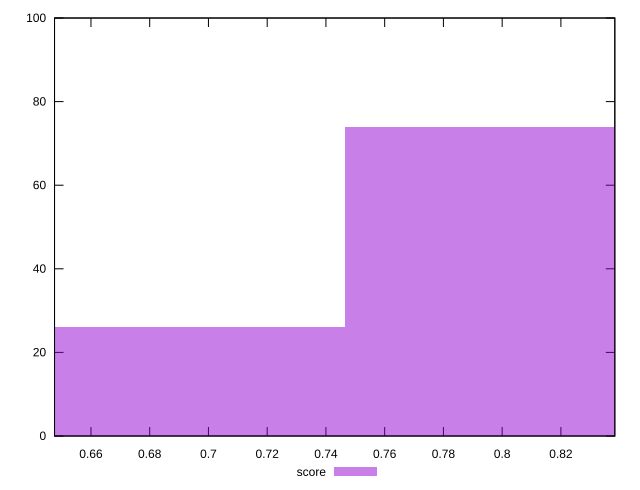

This figure's gnuplot source:
reset

$score <<EOF
0.7963216479772498 74
0.6967814419800936 26
EOF

set key outside below
set boxwidth 0.09954020599715623
set xrange [0.6475964215263799:0.8383589612217753]
set yrange [0:100]
set trange [0:100]
set style fill transparent solid 0.5 noborder
set terminal svg size 640, 490 enhanced background rgb 'white'
set output "reprap/speed-index/samples/pages+cached+nointeractive/score/histogram.svg"

plot $score title "score" with boxes

reset
